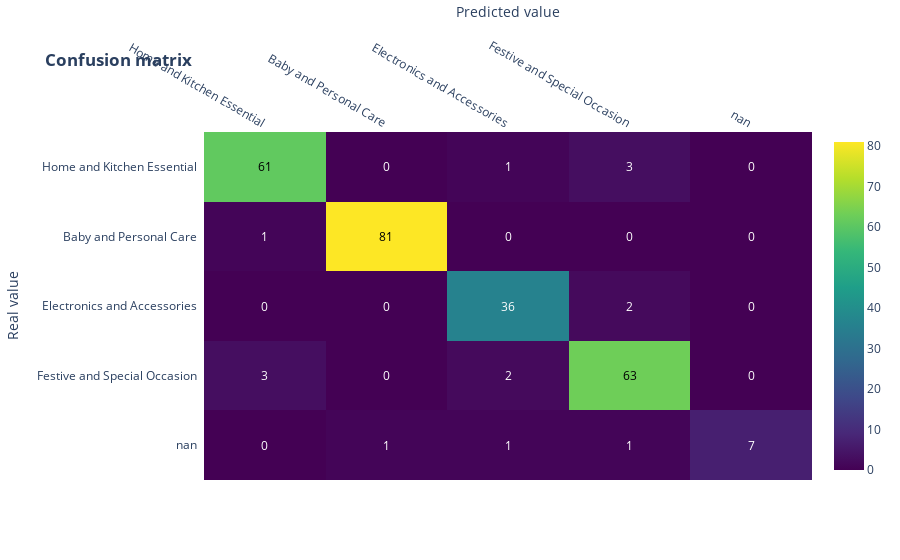

The notebook cell this image was saved under:
### Code cell
# Fit the pipeline with the data
pipe.fit(x_train, y_train)

y_pred_class = pipe.predict(x_test)
y_pred_train = pipe.predict(x_train)

print('Train: {}'.format(metrics.accuracy_score(y_train, y_pred_train)))
print('Test: {}'.format(metrics.accuracy_score(y_test, y_pred_class)))

conf_matrix(metrics.confusion_matrix(y_test, y_pred_class))

### Figure 1 — Plotly figure (JSON) as saved in the notebook; plotly's stock layout.template omitted (floating-point values rounded to 4 significant figures)
{"data": [{"colorscale": [[0, "#440154"], [0.1111, "#482878"], [0.2222, "#3e4989"], [0.3333, "#31688e"], [0.4444, "#26828e"], [0.5556, "#1f9e89"], [0.6667, "#35b779"], [0.7778, "#6ece58"], [0.8889, "#b5de2b"], [1, "#fde725"]], "reversescale": false, "showscale": true, "type": "heatmap", "x": ["Home and Kitchen Essential", "Baby and Personal Care", "Electronics and Accessories", "Festive and Special Occasion", "nan"], "y": ["nan", "Festive and Special Occasion", "Electronics and Accessories", "Baby and Personal Care", "Home and Kitchen Essential"], "z": [[0, 1, 1, 1, 7], [3, 0, 2, 63, 0], [0, 0, 36, 2, 0], [1, 81, 0, 0, 0], [61, 0, 1, 3, 0]]}], "layout": {"annotations": [{"font": {"color": "#FFFFFF"}, "showarrow": false, "text": "0", "x": "Home and Kitchen Essential", "xref": "x", "y": "nan", "yref": "y"}, {"font": {"color": "#FFFFFF"}, "showarrow": false, "text": "1", "x": "Baby and Personal Care", "xref": "x", "y": "nan", "yref": "y"}, {"font": {"color": "#FFFFFF"}, "showarrow": false, "text": "1", "x": "Electronics and Accessories", "xref": "x", "y": "nan", "yref": "y"}, {"font": {"color": "#FFFFFF"}, "showarrow": false, "text": "1", "x": "Festive and Special Occasion", "xref": "x", "y": "nan", "yref": "y"}, {"font": {"color": "#FFFFFF"}, "showarrow": false, "text": "7", "x": "nan", "xref": "x", "y": "nan", "yref": "y"}, {"font": {"color": "#FFFFFF"}, "showarrow": false, "text": "3", "x": "Home and Kitchen Essential", "xref": "x", "y": "Festive and Special Occasion", "yref": "y"}, {"font": {"color": "#FFFFFF"}, "showarrow": false, "text": "0", "x": "Baby and Personal Care", "xref": "x", "y": "Festive and Special Occasion", "yref": "y"}, {"font": {"color": "#FFFFFF"}, "showarrow": false, "text": "2", "x": "Electronics and Accessories", "xref": "x", "y": "Festive and Special Occasion", "yref": "y"}, {"font": {"color": "#000000"}, "showarrow": false, "text": "63", "x": "Festive and Special Occasion", "xref": "x", "y": "Festive and Special Occasion", "yref": "y"}, {"font": {"color": "#FFFFFF"}, "showarrow": false, "text": "0", "x": "nan", "xref": "x", "y": "Festive and Special Occasion", "yref": "y"}, {"font": {"color": "#FFFFFF"}, "showarrow": false, "text": "0", "x": "Home and Kitchen Essential", "xref": "x", "y": "Electronics and Accessories", "yref": "y"}, {"font": {"color": "#FFFFFF"}, "showarrow": false, "text": "0", "x": "Baby and Personal Care", "xref": "x", "y": "Electronics and Accessories", "yref": "y"}, {"font": {"color": "#FFFFFF"}, "showarrow": false, "text": "36", "x": "Electronics and Accessories", "xref": "x", "y": "Electronics and Accessories", "yref": "y"}, {"font": {"color": "#FFFFFF"}, "showarrow": false, "text": "2", "x": "Festive and Special Occasion", "xref": "x", "y": "Electronics and Accessories", "yref": "y"}, {"font": {"color": "#FFFFFF"}, "showarrow": false, "text": "0", "x": "nan", "xref": "x", "y": "Electronics and Accessories", "yref": "y"}, {"font": {"color": "#FFFFFF"}, "showarrow": false, "text": "1", "x": "Home and Kitchen Essential", "xref": "x", "y": "Baby and Personal Care", "yref": "y"}, {"font": {"color": "#000000"}, "showarrow": false, "text": "81", "x": "Baby and Personal Care", "xref": "x", "y": "Baby and Personal Care", "yref": "y"}, {"font": {"color": "#FFFFFF"}, "showarrow": false, "text": "0", "x": "Electronics and Accessories", "xref": "x", "y": "Baby and Personal Care", "yref": "y"}, {"font": {"color": "#FFFFFF"}, "showarrow": false, "text": "0", "x": "Festive and Special Occasion", "xref": "x", "y": "Baby and Personal Care", "yref": "y"}, {"font": {"color": "#FFFFFF"}, "showarrow": false, "text": "0", "x": "nan", "xref": "x", "y": "Baby and Personal Care", "yref": "y"}, {"font": {"color": "#000000"}, "showarrow": false, "text": "61", "x": "Home and Kitchen Essential", "xref": "x", "y": "Home and Kitchen Essential", "yref": "y"}, {"font": {"color": "#FFFFFF"}, "showarrow": false, "text": "0", "x": "Baby and Personal Care", "xref": "x", "y": "Home and Kitchen Essential", "yref": "y"}, {"font": {"color": "#FFFFFF"}, "showarrow": false, "text": "1", "x": "Electronics and Accessories", "xref": "x", "y": "Home and Kitchen Essential", "yref": "y"}, {"font": {"color": "#FFFFFF"}, "showarrow": false, "text": "3", "x": "Festive and Special Occasion", "xref": "x", "y": "Home and Kitchen Essential", "yref": "y"}, {"font": {"color": "#FFFFFF"}, "showarrow": false, "text": "0", "x": "nan", "xref": "x", "y": "Home and Kitchen Essential", "yref": "y"}], "title": {"text": "<b>Confusion matrix</b>"}, "xaxis": {"dtick": 1, "gridcolor": "rgb(0, 0, 0)", "side": "top", "ticks": "", "title": {"text": "Predicted value"}}, "yaxis": {"dtick": 1, "ticks": "", "ticksuffix": "  ", "title": {"text": "Real value"}}}}
